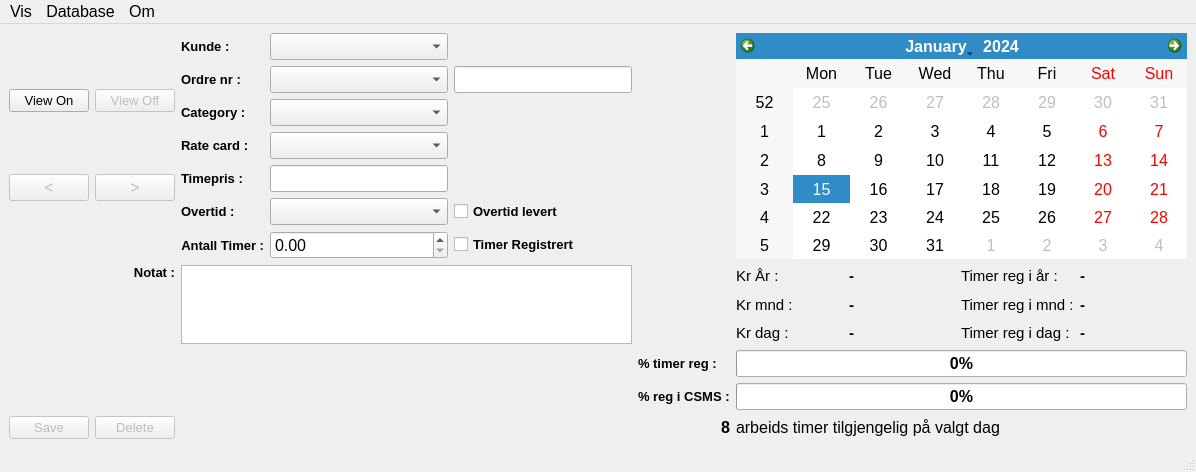
<?xml version="1.0" encoding="UTF-8"?>
<ui version="4.0">
 <class>MainWindow</class>
 <widget class="QMainWindow" name="MainWindow">
  <property name="geometry">
   <rect>
    <x>0</x>
    <y>0</y>
    <width>1196</width>
    <height>472</height>
   </rect>
  </property>
  <property name="font">
   <font>
    <pointsize>12</pointsize>
   </font>
  </property>
  <property name="windowTitle">
   <string>MainWindow</string>
  </property>
  <widget class="QWidget" name="centralwidget">
   <layout class="QGridLayout" name="gridLayout_3">
    <item row="0" column="2">
     <layout class="QVBoxLayout" name="verticalLayout_7">
      <item>
       <widget class="QPushButton" name="button_viewOff">
        <property name="enabled">
         <bool>false</bool>
        </property>
        <property name="font">
         <font>
          <pointsize>10</pointsize>
         </font>
        </property>
        <property name="text">
         <string>View Off</string>
        </property>
       </widget>
      </item>
      <item>
       <widget class="QPushButton" name="button_rigth">
        <property name="enabled">
         <bool>false</bool>
        </property>
        <property name="text">
         <string>&gt;</string>
        </property>
       </widget>
      </item>
     </layout>
    </item>
    <item row="0" column="6">
     <widget class="QCalendarWidget" name="calendarWidget"/>
    </item>
    <item row="14" column="6">
     <widget class="QProgressBar" name="progressBar_regCSMS">
      <property name="font">
       <font>
        <pointsize>12</pointsize>
        <weight>75</weight>
        <bold>true</bold>
       </font>
      </property>
      <property name="value">
       <number>0</number>
      </property>
     </widget>
    </item>
    <item row="11" column="6">
     <layout class="QGridLayout" name="gridLayout_4">
      <item row="2" column="0">
       <widget class="QLabel" name="label_kr_mnd">
        <property name="font">
         <font>
          <pointsize>11</pointsize>
          <weight>50</weight>
          <bold>false</bold>
         </font>
        </property>
        <property name="text">
         <string>Kr mnd :</string>
        </property>
       </widget>
      </item>
      <item row="2" column="1">
       <widget class="QLabel" name="label_sum_mnd">
        <property name="font">
         <font>
          <pointsize>11</pointsize>
          <weight>75</weight>
          <bold>true</bold>
         </font>
        </property>
        <property name="text">
         <string>-</string>
        </property>
       </widget>
      </item>
      <item row="3" column="2">
       <widget class="QLabel" name="label_timer_dag">
        <property name="font">
         <font>
          <pointsize>11</pointsize>
          <weight>50</weight>
          <bold>false</bold>
         </font>
        </property>
        <property name="text">
         <string>Timer reg i dag :</string>
        </property>
       </widget>
      </item>
      <item row="1" column="0">
       <widget class="QLabel" name="label_kr_ar">
        <property name="font">
         <font>
          <pointsize>11</pointsize>
          <weight>50</weight>
          <bold>false</bold>
         </font>
        </property>
        <property name="text">
         <string>Kr År :</string>
        </property>
       </widget>
      </item>
      <item row="2" column="2">
       <widget class="QLabel" name="label_timer_mnd">
        <property name="font">
         <font>
          <pointsize>11</pointsize>
          <weight>50</weight>
          <bold>false</bold>
         </font>
        </property>
        <property name="text">
         <string>Timer reg i mnd :</string>
        </property>
       </widget>
      </item>
      <item row="1" column="1">
       <widget class="QLabel" name="label_sum_ar">
        <property name="font">
         <font>
          <pointsize>11</pointsize>
          <weight>75</weight>
          <bold>true</bold>
         </font>
        </property>
        <property name="text">
         <string>-</string>
        </property>
       </widget>
      </item>
      <item row="1" column="2">
       <widget class="QLabel" name="label_timer_ar">
        <property name="font">
         <font>
          <pointsize>11</pointsize>
          <weight>50</weight>
          <bold>false</bold>
         </font>
        </property>
        <property name="text">
         <string>Timer reg i år :</string>
        </property>
       </widget>
      </item>
      <item row="3" column="1">
       <widget class="QLabel" name="label_sum_dag">
        <property name="font">
         <font>
          <pointsize>11</pointsize>
          <weight>75</weight>
          <bold>true</bold>
         </font>
        </property>
        <property name="text">
         <string>-</string>
        </property>
       </widget>
      </item>
      <item row="3" column="0">
       <widget class="QLabel" name="label_kr_dag">
        <property name="font">
         <font>
          <pointsize>11</pointsize>
          <weight>50</weight>
          <bold>false</bold>
         </font>
        </property>
        <property name="text">
         <string>Kr dag :</string>
        </property>
       </widget>
      </item>
      <item row="1" column="3">
       <widget class="QLabel" name="label_timer_ar_value">
        <property name="font">
         <font>
          <pointsize>11</pointsize>
          <weight>75</weight>
          <bold>true</bold>
         </font>
        </property>
        <property name="text">
         <string>-</string>
        </property>
       </widget>
      </item>
      <item row="2" column="3">
       <widget class="QLabel" name="label_timer_mnd_value">
        <property name="font">
         <font>
          <pointsize>11</pointsize>
          <weight>75</weight>
          <bold>true</bold>
         </font>
        </property>
        <property name="text">
         <string>-</string>
        </property>
       </widget>
      </item>
      <item row="3" column="3">
       <widget class="QLabel" name="label_timer_dag_value">
        <property name="font">
         <font>
          <pointsize>11</pointsize>
          <weight>75</weight>
          <bold>true</bold>
         </font>
        </property>
        <property name="text">
         <string>-</string>
        </property>
       </widget>
      </item>
     </layout>
    </item>
    <item row="0" column="4">
     <layout class="QGridLayout" name="gridLayout_2">
      <item row="1" column="0">
       <widget class="QLabel" name="label_Ordrenr">
        <property name="font">
         <font>
          <pointsize>10</pointsize>
          <weight>75</weight>
          <bold>true</bold>
         </font>
        </property>
        <property name="text">
         <string>Ordre nr :</string>
        </property>
       </widget>
      </item>
      <item row="3" column="2">
       <widget class="QComboBox" name="comboBox_ratecard">
        <property name="font">
         <font>
          <pointsize>12</pointsize>
         </font>
        </property>
       </widget>
      </item>
      <item row="4" column="2">
       <widget class="QLineEdit" name="lineEdit_timepris">
        <property name="font">
         <font>
          <pointsize>12</pointsize>
         </font>
        </property>
       </widget>
      </item>
      <item row="0" column="0">
       <widget class="QLabel" name="label_kunde">
        <property name="font">
         <font>
          <pointsize>10</pointsize>
          <weight>75</weight>
          <bold>true</bold>
         </font>
        </property>
        <property name="text">
         <string>Kunde :</string>
        </property>
       </widget>
      </item>
      <item row="1" column="2">
       <widget class="QComboBox" name="comboBox_ordrenr">
        <property name="font">
         <font>
          <pointsize>12</pointsize>
         </font>
        </property>
       </widget>
      </item>
      <item row="0" column="2">
       <widget class="QComboBox" name="comboBox_kunde">
        <property name="sizePolicy">
         <sizepolicy hsizetype="Preferred" vsizetype="Fixed">
          <horstretch>0</horstretch>
          <verstretch>0</verstretch>
         </sizepolicy>
        </property>
        <property name="font">
         <font>
          <pointsize>12</pointsize>
         </font>
        </property>
       </widget>
      </item>
      <item row="5" column="3">
       <widget class="QCheckBox" name="checkBox_overtid">
        <property name="font">
         <font>
          <pointsize>10</pointsize>
          <weight>75</weight>
          <bold>true</bold>
         </font>
        </property>
        <property name="text">
         <string>Overtid levert</string>
        </property>
       </widget>
      </item>
      <item row="4" column="0">
       <widget class="QLabel" name="label_timepris">
        <property name="font">
         <font>
          <pointsize>10</pointsize>
          <weight>75</weight>
          <bold>true</bold>
         </font>
        </property>
        <property name="text">
         <string>Timepris :</string>
        </property>
       </widget>
      </item>
      <item row="5" column="0">
       <widget class="QLabel" name="label_overtid">
        <property name="font">
         <font>
          <pointsize>10</pointsize>
          <weight>75</weight>
          <bold>true</bold>
         </font>
        </property>
        <property name="text">
         <string>Overtid :</string>
        </property>
       </widget>
      </item>
      <item row="2" column="0">
       <widget class="QLabel" name="label_category">
        <property name="font">
         <font>
          <pointsize>10</pointsize>
          <weight>75</weight>
          <bold>true</bold>
         </font>
        </property>
        <property name="text">
         <string>Category :</string>
        </property>
       </widget>
      </item>
      <item row="2" column="2">
       <widget class="QComboBox" name="comboBox_category">
        <property name="font">
         <font>
          <pointsize>12</pointsize>
         </font>
        </property>
       </widget>
      </item>
      <item row="3" column="0">
       <widget class="QLabel" name="label_ratecard">
        <property name="font">
         <font>
          <pointsize>10</pointsize>
          <weight>75</weight>
          <bold>true</bold>
         </font>
        </property>
        <property name="text">
         <string>Rate card :</string>
        </property>
       </widget>
      </item>
      <item row="5" column="2">
       <widget class="QComboBox" name="comboBox_overtid">
        <property name="font">
         <font>
          <pointsize>12</pointsize>
         </font>
        </property>
       </widget>
      </item>
      <item row="6" column="0">
       <widget class="QLabel" name="label_antalltimer">
        <property name="font">
         <font>
          <pointsize>10</pointsize>
          <weight>75</weight>
          <bold>true</bold>
         </font>
        </property>
        <property name="text">
         <string>Antall Timer :</string>
        </property>
        <property name="alignment">
         <set>Qt::AlignRight|Qt::AlignTrailing|Qt::AlignVCenter</set>
        </property>
       </widget>
      </item>
      <item row="6" column="2">
       <widget class="QDoubleSpinBox" name="doubleSpinBox_antalltimer">
        <property name="font">
         <font>
          <pointsize>12</pointsize>
         </font>
        </property>
       </widget>
      </item>
      <item row="6" column="3">
       <widget class="QCheckBox" name="checkBox_timerregistrert">
        <property name="font">
         <font>
          <pointsize>10</pointsize>
          <weight>75</weight>
          <bold>true</bold>
         </font>
        </property>
        <property name="text">
         <string>Timer Registrert</string>
        </property>
       </widget>
      </item>
      <item row="1" column="3">
       <widget class="QLineEdit" name="lineEdit_wonr"/>
      </item>
     </layout>
    </item>
    <item row="0" column="0">
     <layout class="QVBoxLayout" name="verticalLayout_6">
      <item>
       <widget class="QPushButton" name="button_viewOn">
        <property name="font">
         <font>
          <pointsize>10</pointsize>
         </font>
        </property>
        <property name="text">
         <string>View On</string>
        </property>
       </widget>
      </item>
      <item>
       <widget class="QPushButton" name="button_left">
        <property name="enabled">
         <bool>false</bool>
        </property>
        <property name="text">
         <string>&lt;</string>
        </property>
       </widget>
      </item>
     </layout>
    </item>
    <item row="11" column="2">
     <widget class="QLabel" name="label_notat">
      <property name="font">
       <font>
        <pointsize>10</pointsize>
        <weight>75</weight>
        <bold>true</bold>
       </font>
      </property>
      <property name="text">
       <string> Notat :</string>
      </property>
      <property name="alignment">
       <set>Qt::AlignRight|Qt::AlignTop|Qt::AlignTrailing</set>
      </property>
     </widget>
    </item>
    <item row="11" column="4">
     <widget class="QTextEdit" name="textEdit_notat">
      <property name="font">
       <font>
        <pointsize>12</pointsize>
       </font>
      </property>
     </widget>
    </item>
    <item row="12" column="6">
     <widget class="QProgressBar" name="progressBar_time_reg">
      <property name="font">
       <font>
        <pointsize>12</pointsize>
        <weight>75</weight>
        <bold>true</bold>
       </font>
      </property>
      <property name="value">
       <number>0</number>
      </property>
     </widget>
    </item>
    <item row="16" column="0">
     <widget class="QPushButton" name="button_save">
      <property name="enabled">
       <bool>false</bool>
      </property>
      <property name="font">
       <font>
        <pointsize>10</pointsize>
       </font>
      </property>
      <property name="text">
       <string>Save</string>
      </property>
     </widget>
    </item>
    <item row="16" column="2">
     <widget class="QPushButton" name="button_delete">
      <property name="enabled">
       <bool>false</bool>
      </property>
      <property name="font">
       <font>
        <pointsize>10</pointsize>
       </font>
      </property>
      <property name="text">
       <string>Delete</string>
      </property>
     </widget>
    </item>
    <item row="12" column="5">
     <widget class="QLabel" name="label_timer_reg">
      <property name="font">
       <font>
        <pointsize>10</pointsize>
        <weight>75</weight>
        <bold>true</bold>
       </font>
      </property>
      <property name="text">
       <string>% timer reg :</string>
      </property>
     </widget>
    </item>
    <item row="14" column="5">
     <widget class="QLabel" name="label_regCSMS">
      <property name="font">
       <font>
        <pointsize>10</pointsize>
        <weight>75</weight>
        <bold>true</bold>
       </font>
      </property>
      <property name="text">
       <string>% reg i CSMS :</string>
      </property>
     </widget>
    </item>
    <item row="16" column="6">
     <widget class="QLabel" name="label_arbeids_timer_tilgjengelig_p_valgt_dag">
      <property name="sizePolicy">
       <sizepolicy hsizetype="Preferred" vsizetype="Preferred">
        <horstretch>0</horstretch>
        <verstretch>0</verstretch>
       </sizepolicy>
      </property>
      <property name="font">
       <font>
        <pointsize>12</pointsize>
        <weight>50</weight>
        <bold>false</bold>
       </font>
      </property>
      <property name="text">
       <string>arbeids timer tilgjengelig på valgt dag</string>
      </property>
     </widget>
    </item>
    <item row="16" column="5">
     <widget class="QLabel" name="label_arbeids_timer_dag">
      <property name="font">
       <font>
        <pointsize>12</pointsize>
        <weight>75</weight>
        <bold>true</bold>
       </font>
      </property>
      <property name="text">
       <string>8</string>
      </property>
      <property name="alignment">
       <set>Qt::AlignRight|Qt::AlignTrailing|Qt::AlignVCenter</set>
      </property>
     </widget>
    </item>
   </layout>
  </widget>
  <widget class="QMenuBar" name="menubar">
   <property name="geometry">
    <rect>
     <x>0</x>
     <y>0</y>
     <width>1196</width>
     <height>21</height>
    </rect>
   </property>
   <widget class="QMenu" name="menuMeny">
    <property name="title">
     <string>Vis</string>
    </property>
    <addaction name="actionVis_timer"/>
    <addaction name="actionVis_resultat"/>
    <addaction name="actionVis_Legg_til_kunder"/>
    <addaction name="actionHent_overtid_liste"/>
   </widget>
   <widget class="QMenu" name="menuDatabase">
    <property name="title">
     <string>Database</string>
    </property>
    <addaction name="actionOpen"/>
    <addaction name="actionNy"/>
   </widget>
   <widget class="QMenu" name="menuOm">
    <property name="title">
     <string>Om</string>
    </property>
    <addaction name="actionOm_programet"/>
   </widget>
   <addaction name="menuMeny"/>
   <addaction name="menuDatabase"/>
   <addaction name="menuOm"/>
  </widget>
  <widget class="QStatusBar" name="statusbar"/>
  <action name="actionVis_resultat">
   <property name="text">
    <string>Vis resultat</string>
   </property>
   <property name="font">
    <font>
     <pointsize>12</pointsize>
    </font>
   </property>
  </action>
  <action name="actionVis_timer">
   <property name="text">
    <string>Vis timer</string>
   </property>
   <property name="font">
    <font>
     <pointsize>12</pointsize>
    </font>
   </property>
  </action>
  <action name="actionVis_Legg_til_kunder">
   <property name="text">
    <string>Kunder</string>
   </property>
   <property name="font">
    <font>
     <pointsize>12</pointsize>
    </font>
   </property>
  </action>
  <action name="actionHent_overtid_liste">
   <property name="text">
    <string>Hent overtid liste</string>
   </property>
  </action>
  <action name="actionOpen">
   <property name="text">
    <string>Open</string>
   </property>
   <property name="font">
    <font>
     <pointsize>12</pointsize>
    </font>
   </property>
  </action>
  <action name="actionNy">
   <property name="text">
    <string>Ny</string>
   </property>
   <property name="font">
    <font>
     <pointsize>12</pointsize>
    </font>
   </property>
  </action>
  <action name="actionOm_programet">
   <property name="text">
    <string>Om programet</string>
   </property>
   <property name="font">
    <font>
     <pointsize>12</pointsize>
    </font>
   </property>
  </action>
 </widget>
 <tabstops>
  <tabstop>button_viewOn</tabstop>
  <tabstop>button_viewOff</tabstop>
  <tabstop>button_left</tabstop>
  <tabstop>button_rigth</tabstop>
  <tabstop>comboBox_kunde</tabstop>
  <tabstop>comboBox_ordrenr</tabstop>
  <tabstop>comboBox_category</tabstop>
  <tabstop>comboBox_ratecard</tabstop>
  <tabstop>lineEdit_timepris</tabstop>
  <tabstop>comboBox_overtid</tabstop>
  <tabstop>checkBox_overtid</tabstop>
  <tabstop>doubleSpinBox_antalltimer</tabstop>
  <tabstop>checkBox_timerregistrert</tabstop>
  <tabstop>textEdit_notat</tabstop>
  <tabstop>button_save</tabstop>
  <tabstop>button_delete</tabstop>
  <tabstop>calendarWidget</tabstop>
 </tabstops>
 <resources/>
 <connections/>
</ui>
